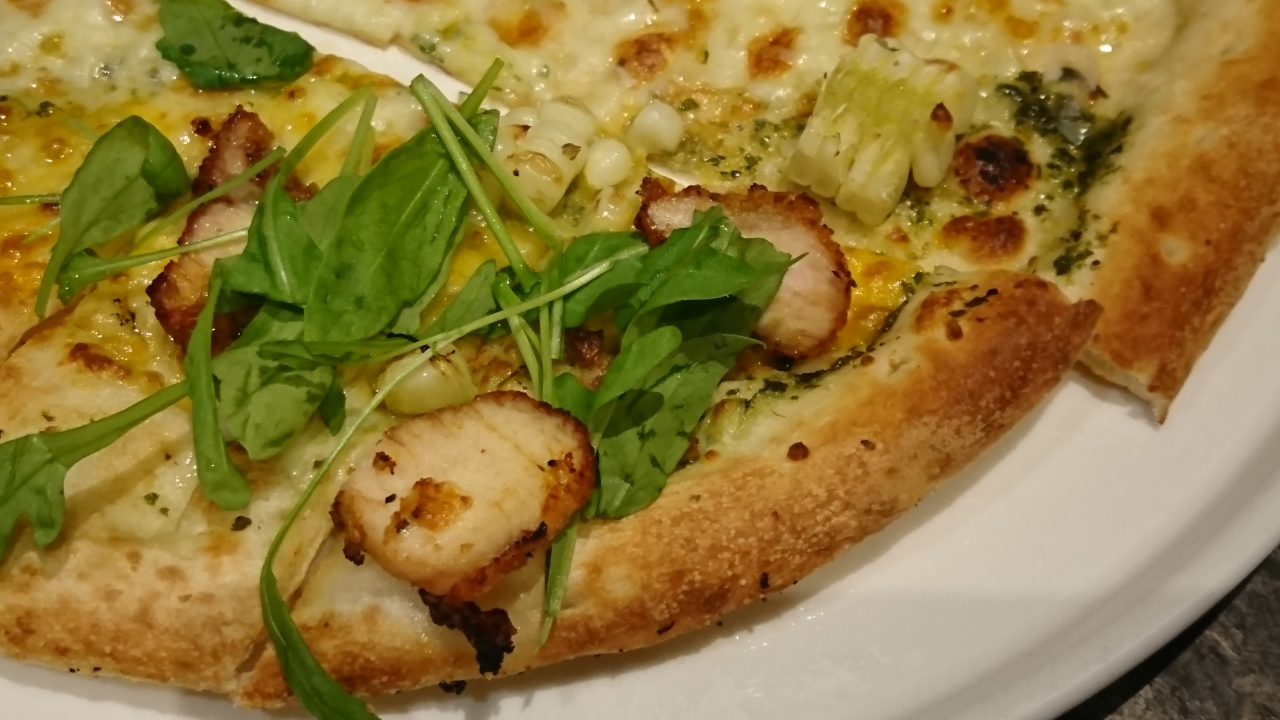
#> input picture dataset2/DSC_1158.JPG, 3840 x 2160 px (shown at 1/3 size); its folder holds only this picture in this run
$ python test2.py
#> lines starting #> are read from the running program, lines starting #| are printed output that depends on the picture
import cv2
import numpy
import time

seq = [1158, 1159, 1160, 1161, 1162, 1163, 1164, 1165, 1166, 1167, 1168, 1169]

def get_image():
    for i in seq:
        file_name = "DSC_%d.JPG" % i
        yield(cv2.imread(file_name))

def histogram_equalization(image):
    hsv_image = cv2.cvtColor(image, cv2.COLOR_BGR2HSV)
#> hsv_image: shape (2160, 3840, 3); mean H, S, V 22.1, 167.5, 148.4
#> image is the input picture: shape (2160, 3840, 3); mean B, G, R 58.6, 121.5, 145.5
    hsv_image[:,:,2] = cv2.equalizeHist(hsv_image[:,:,2])
#> hsv_image: shape (2160, 3840, 3); mean H, S, V 22.1, 167.5, 128.4
    return cv2.cvtColor(hsv_image, cv2.COLOR_HSV2BGR)
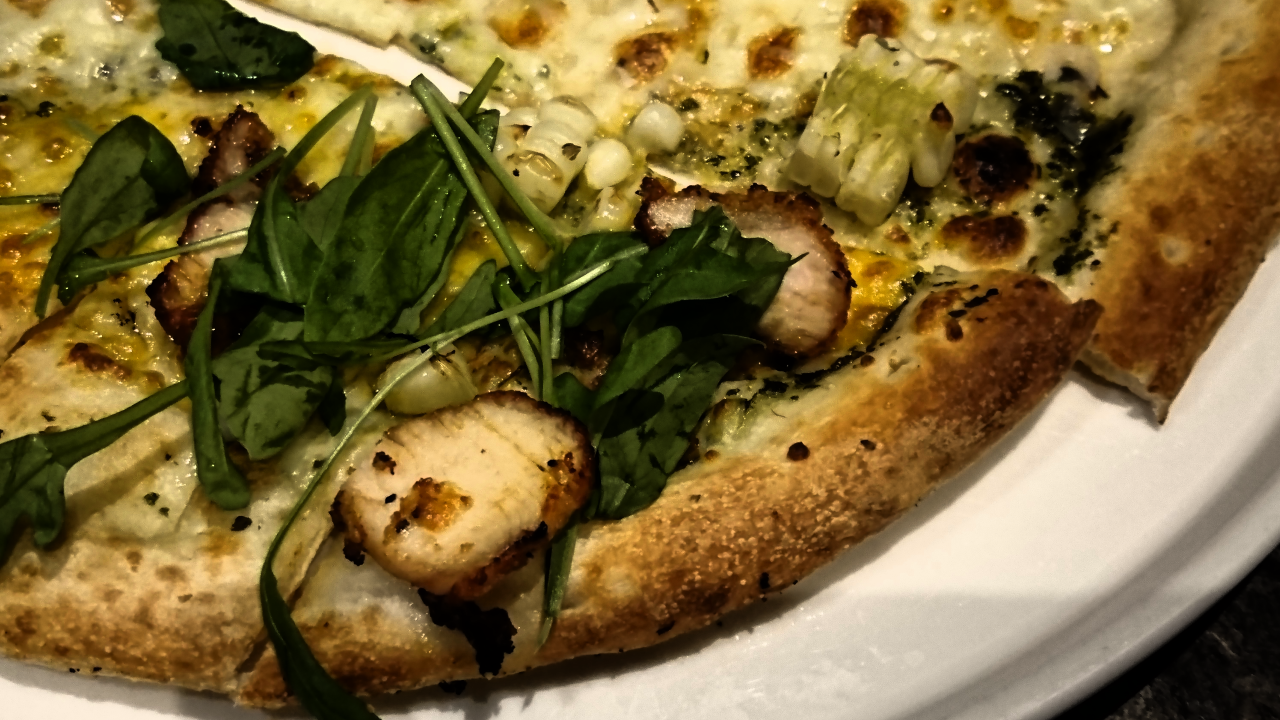
#> returned value: shape (2160, 3840, 3) (shown at 1/3 size); mean B, G, R 57.9, 106, 127.1

def main():
    idx = 0
    for image in get_image():
        image = histogram_equalization(image)
        cv2.imshow("test", image)
        idx += 1
        key = cv2.waitKey(20) & 0xFF
#> (key Esc is pressed here)
        if key is 27:
            return
        time.sleep(10)


if __name__ == "__main__":
    main()
